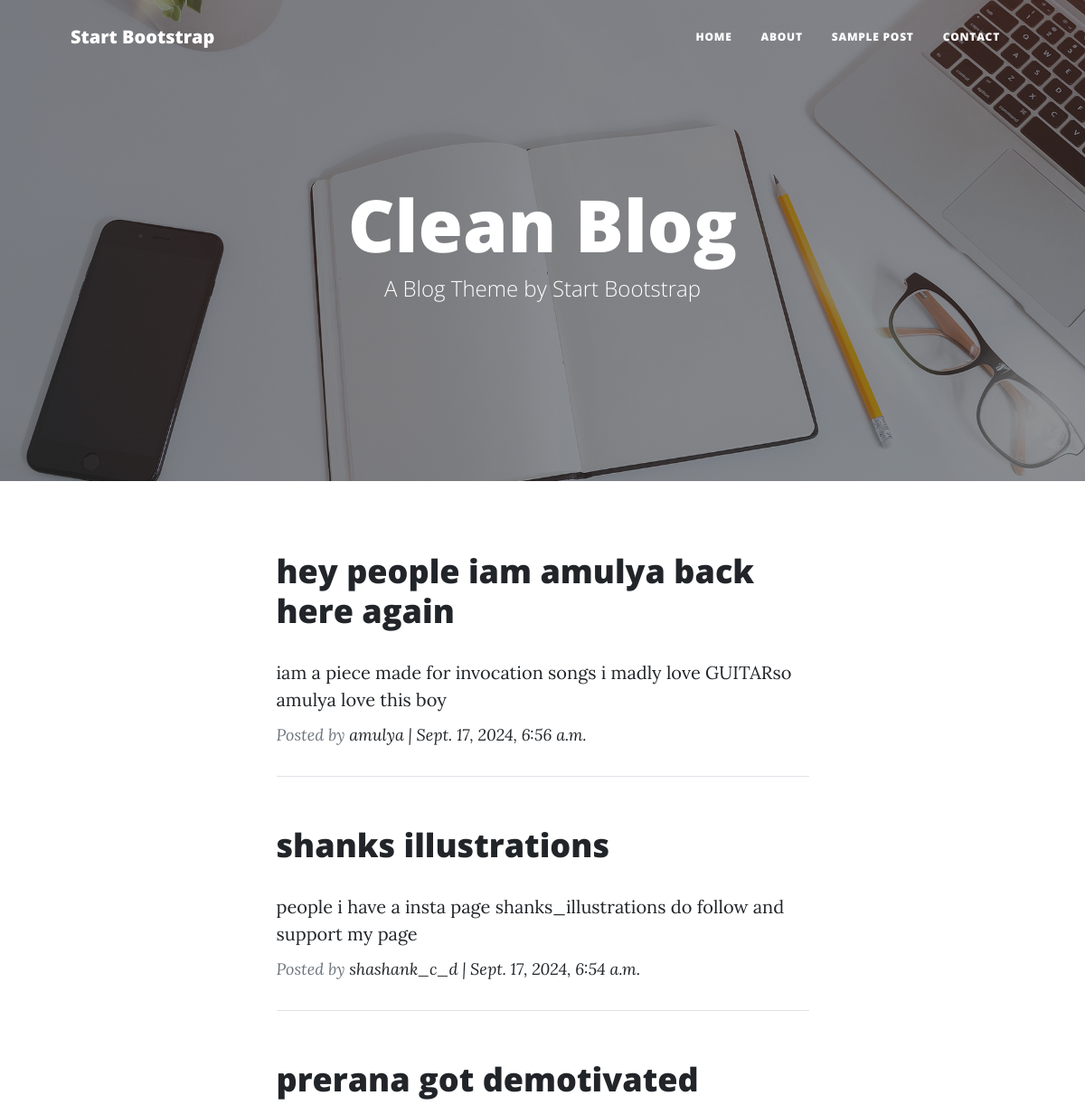
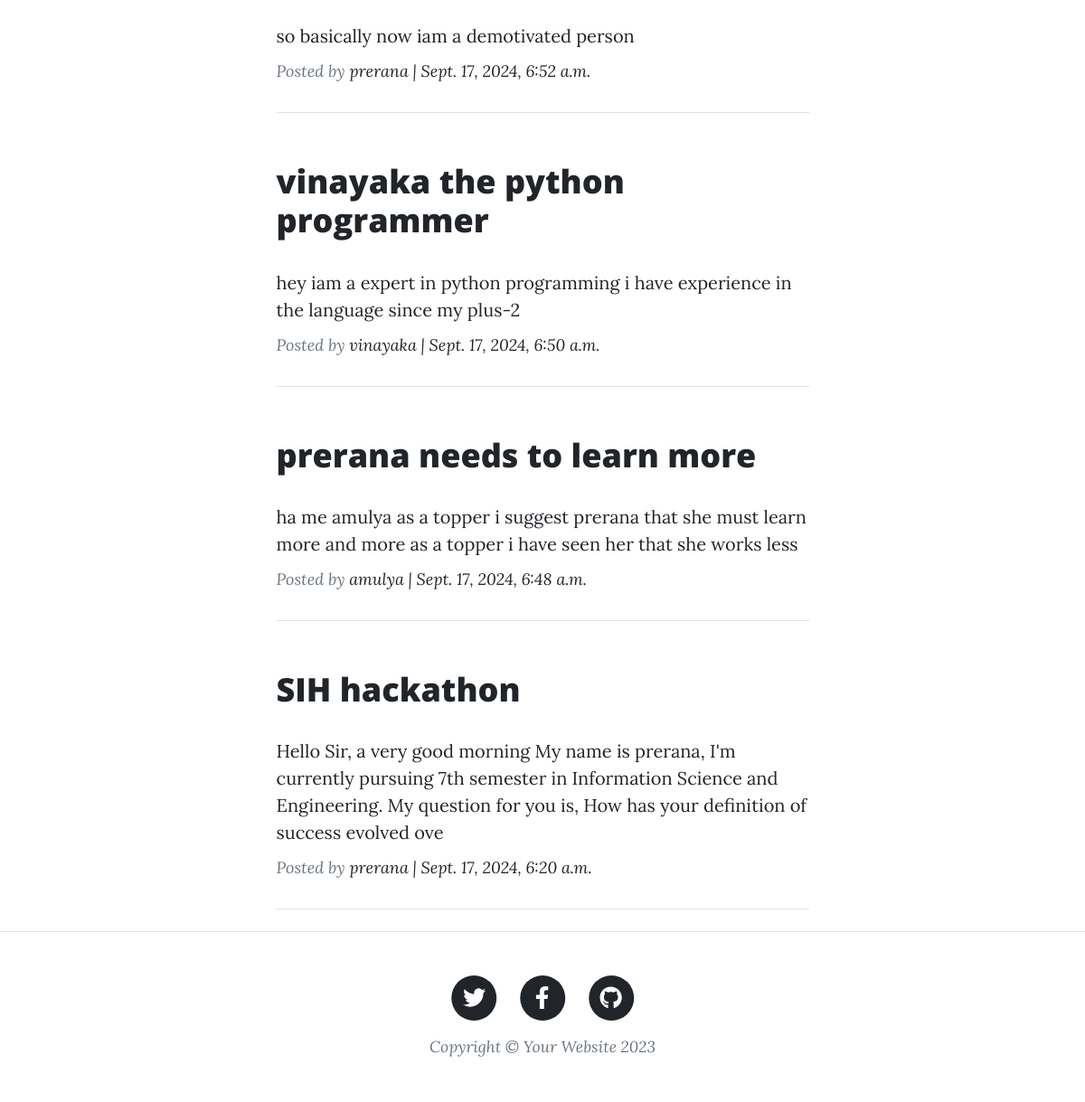
The page / on the database its author committed (2 pictures, top to bottom).
### blog/models.py (models this page shows, shortened)
class Post(models.Model):
    title = models.CharField(max_length=255,unique=True)
    slug=models.SlugField(max_length=255,unique=True)
    author=models.ForeignKey(User,on_delete=models.CASCADE,related_name='blog_posts')
    content=models.TextField()
    updated_on=models.DateTimeField(auto_now=True)
    created_on=models.DateTimeField(auto_now_add=True)
    status=models.IntegerField(choices=STATUS,default=0)
    class Meta:
        ordering = ['-created_on']

### blog/views.py (the view)
# urls.py: path('',views.PostList.as_view(),name='home'),
class PostList(generic.ListView):
    queryset=Post.objects.filter(status=1).order_by('-created_on')
    template_name='blog/index.html'

### templates/blog/index.html (shortened to what this page needs)
{% load static %}
<!DOCTYPE html>
<html lang="en">
    <head>
        <link href="{% static 'css/styles.css' %}" rel="stylesheet" />
    </head>
    <body>
        <nav class="navbar navbar-expand-lg navbar-light" id="mainNav">
            <div class="container px-4 px-lg-5">
                <a class="navbar-brand" href="index.html">Start Bootstrap</a>
                <div class="collapse navbar-collapse" id="navbarResponsive">
                    <ul class="navbar-nav ms-auto py-4 py-lg-0">
                        <li class="nav-item"><a class="nav-link px-lg-3 py-3 py-lg-4" href="index.html">Home</a></li>
                        <li class="nav-item"><a class="nav-link px-lg-3 py-3 py-lg-4" href="about.html">About</a></li>
                        <li class="nav-item"><a class="nav-link px-lg-3 py-3 py-lg-4" href="post.html">Sample Post</a></li>
                        <li class="nav-item"><a class="nav-link px-lg-3 py-3 py-lg-4" href="contact.html">Contact</a></li>
                    </ul>
                </div>
            </div>
        </nav>
        <header class="masthead" style="background-image: url('{% static 'assets/img/home-bg.jpg'%}')">
            <div class="container position-relative px-4 px-lg-5">
                <div class="row gx-4 gx-lg-5 justify-content-center">
                    <div class="col-md-10 col-lg-8 col-xl-7">
                        <div class="site-heading">
                            <h1>Clean Blog</h1>
                            <span class="subheading">A Blog Theme by Start Bootstrap</span>
                        </div>
                    </div>
                </div>
            </div>
        </header>
        <div class="container px-4 px-lg-5">
            <div class="row gx-4 gx-lg-5 justify-content-center">
              {% for post in post_list %}
                <div class="col-md-10 col-lg-8 col-xl-7">
                    <div class="post-preview">
                        <a href="{% url 'post_detail' post.slug %}">
                            <h2 class="post-title">{{post.title}}</h2>
                            <p class="post-subtitle">{{post.content|striptags|safe|slice:":200"}}</p>
                        </a>
                        <p class="post-meta">
                            Posted by
                            <a href="#!">{{post.author}} | {{post.created_on}}</a>
                        </p>
                    </div>
                    <hr class="my-4" />
                </div>
                {% endfor %}
            </div>
        </div>
        <footer class="border-top">
            <div class="container px-4 px-lg-5">
                <div class="row gx-4 gx-lg-5 justify-content-center">
                    <div class="col-md-10 col-lg-8 col-xl-7">
                        <ul class="list-inline text-center">
                            <li class="list-inline-item">
                                <a href="#!">
                                    <span class="fa-stack fa-lg">
                                        <i class="fas fa-circle fa-stack-2x"></i>
                                        <i class="fab fa-twitter fa-stack-1x fa-inverse"></i>
                                    </span>
                                </a>
                            </li>
                            <li class="list-inline-item">
                                <a href="#!">
                                    <span class="fa-stack fa-lg">
                                        <i class="fas fa-circle fa-stack-2x"></i>
                                        <i class="fab fa-facebook-f fa-stack-1x fa-inverse"></i>
                                    </span>
                                </a>
                            </li>
                            <li class="list-inline-item">
                                <a href="#!">
                                    <span class="fa-stack fa-lg">
                                        <i class="fas fa-circle fa-stack-2x"></i>
                                        <i class="fab fa-github fa-stack-1x fa-inverse"></i>
                                    </span>
                                </a>
                            </li>
                        </ul>
                        <div class="small text-center text-muted fst-italic">Copyright &copy; Your Website 2023</div>
                    </div>
                </div>
            </div>
        </footer>
    </body>
</html>

### rows shown on the page
Post: title "hey people iam amulya back here again", content "iam a piece made for invocation songs i madly love GUITARso amulya love this boy", author "amulya", created_on "Sept. 17, 2024, 6:56 a.m."
Post: title "shanks illustrations", content "people i have a insta page shanks_illustrations do follow and support my page", author "shashank_c_d", created_on "Sept. 17, 2024, 6:54 a.m."
Post: title "prerana got demotivated", content "so basically now iam a demotivated person", author "prerana", created_on "Sept. 17, 2024, 6:52 a.m."
Post: title "vinayaka the python programmer", content "hey iam a expert in python programming i have experience in the language since my plus-2", author "vinayaka", created_on "Sept. 17, 2024, 6:50 a.m."
Post: title "prerana needs to learn more", content "ha me amulya as a topper i suggest prerana that she must learn more and more as a topper i have seen her that she works less", author "amulya", created_on "Sept. 17, 2024, 6:48 a.m."
Post: title "SIH hackathon", content "Hello Sir, a very good morning My name is prerana, I'm currently pursuing 7th semester in Information Science and Engineering. My question for you is, How has your definition of success evolved ove", author "prerana", created_on "Sept. 17, 2024, 6:20 a.m."
